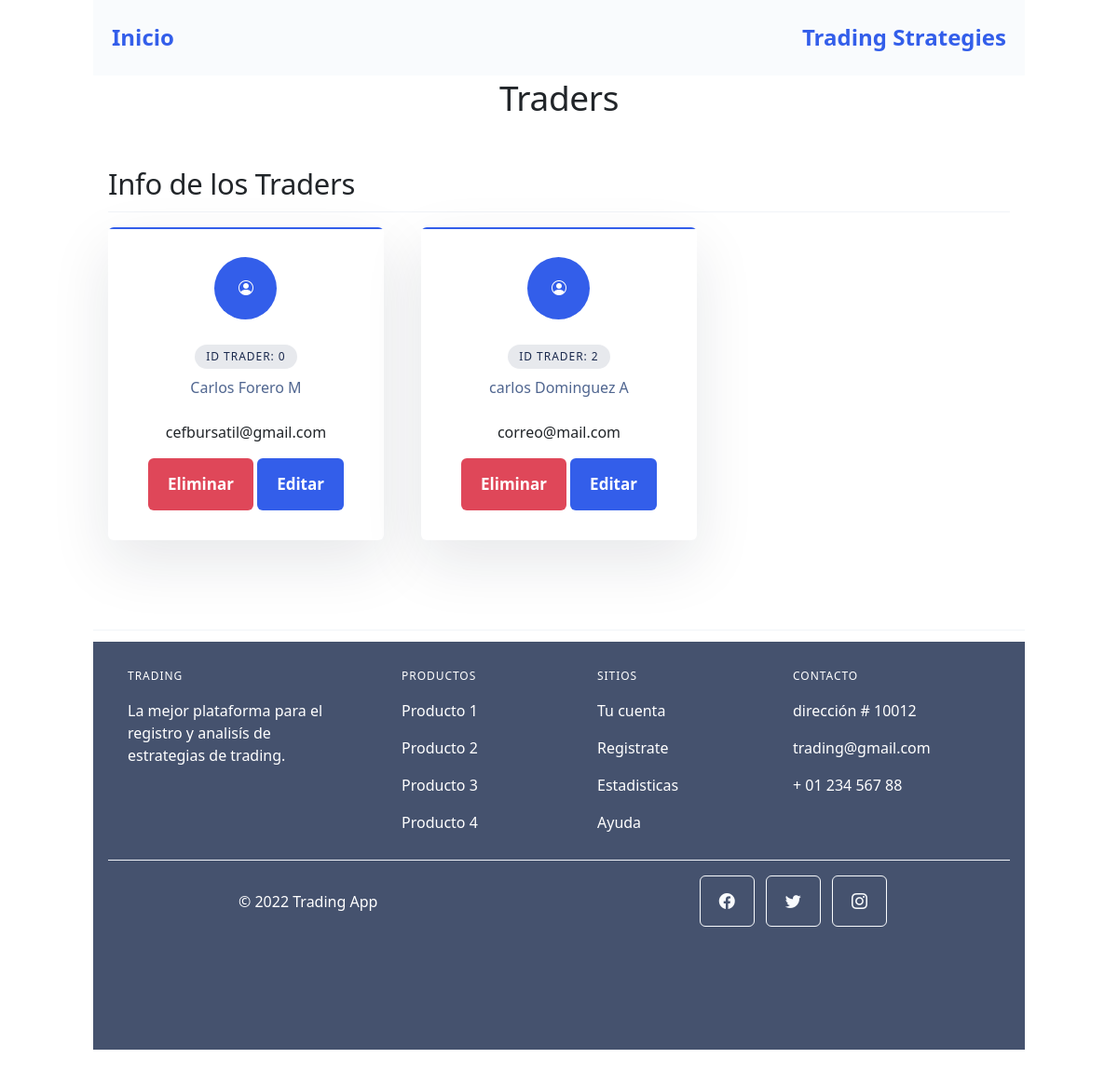
The app's page /AppInvest/Usuarios with its own data.
### AppInvest/models.py (models this page shows, shortened)
class Traders(models.Model):
    idTrader=models.IntegerField()
    nombre= models.CharField(max_length=30)
    apellido= models.CharField(max_length=30)
    email= models.EmailField()

### AppInvest/views.py (the view)
# urls.py: path('Usuarios', views.listTraders, name="Usuarios"),
def listTraders(request):
      traders = Traders.objects.all()
      contexto= {"traders":traders}
      return render(request, "AppInvest/list_traders.html", contexto)

### AppInvest/templates/AppInvest/list_traders.html (shortened to what this page needs)
{% extends "AppInvest/padre.html" %}
{% load static %}
{% block pageTitle %}
Traders
{% endblock %}
{% block contenidoQueCambia %}
<main class="container">
    <div class="container px-4 py-5" id="featured-3">
        <h2 class="pb-2 border-bottom">Info de los Traders</h2>
        <div class="row">
            {% for p in traders %}
            <div class="col-12 col-md-6 col-lg-4">
                <div class="card card-border border-primary shadow-lg mb-6 mb-md-8 lift lift-lg">
                    <div class="card-body text-center">
                        <div class="icon-circle bg-primary text-white mb-5">
                            <i class="bi bi-person-circle"></i>
                        </div>
                        <h4 class="fw-bold">
                            <span class="badge rounded-pill bg-dark-soft">
                                <span class="h6 text-uppercase">
                                    ID Trader: {{p.idTrader}}
                                </span>
                            </span>
                        </h4>
                        <p class="text-gray-700 mb-5">
                            {{p.nombre}} {{p.apellido}}
                        </p>
                        <p>{{p.email}}</p>
                        <div class="col-auto">
                            <a href="{% url 'EliminarTrader' p.id %}">
                                <button class="btn btn-danger text-white">
                                    Eliminar
                                </button>
                            </a>
                            <a href="{% url 'EditarTrader' p.id %}">
                                <button class="btn btn-primary lift">
                                    Editar
                                </button>
                            </a>
                        </div>
                    </div>
                </div>
            </div>
            {% endfor %}
        </div>
    </div>
</main>
{% endblock %}

### records on screen
Traders: idTrader "0", nombre "Carlos", apellido "Forero M", email "cefbursatil@gmail.com"
Traders: idTrader "2", nombre "carlos", apellido "Dominguez A", email "correo@mail.com"
